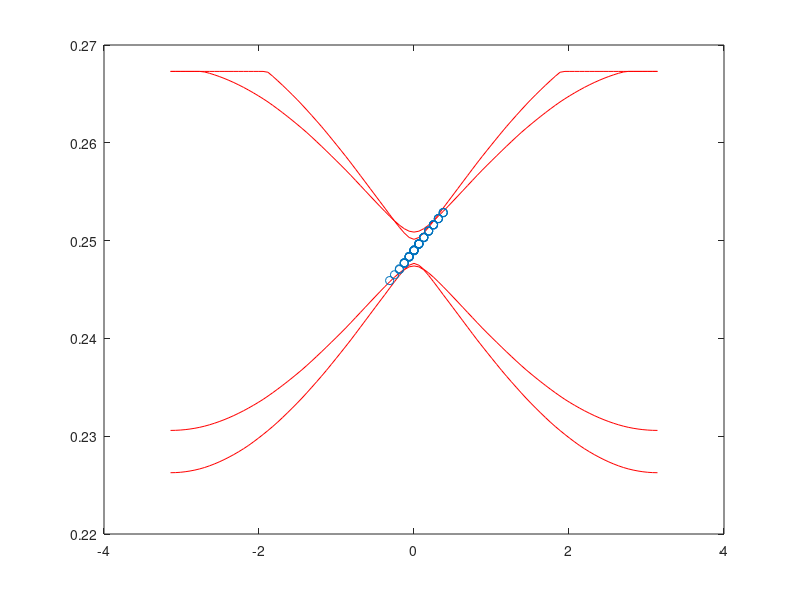

MATLAB code for this plot:
%%% Solve for the edge state of the analytical model
%%% of 1Dgrating trilayer 
%%% OCTAVE version

% Parameters 
v = 0.3283 
U = 0.0207 
omega0 = 0.2413+0.0053 
domega = -omega0*0.55*(0.764-0.8)
dv = -v*0.37*(0.764-0.8)

Delta = 0.2*U 
V1 = U 
V2 = U 

% The gap we calculate the edge state 
gap = 3 

% The array of genuine momemta 
Nk = 101 
k_array = linspace(-0.25,0.25,Nk); 

% The array of synthetic momenta 
Nq = 101
q_array = linspace(-0.5*2*pi,0.5*2*pi,Nq);

% Criterion for 0 
epsilon = 1e-4

% Number of E values 
NE = 501 

% Small incriment in band edge 
epsilonE = 1e-4

% Diagonal matrix of v 
Hv = diag([v,-v,v+dv,-v-dv,v,-v]);

% Array of obstructed bands (corresponding to the transmission spectrum)
allEmax = zeros(Nq,1);
allEmin = zeros(Nq,1);

% Array of bulk bands (closest bands)
bulk1 = zeros(Nq,1);
bulk2 = zeros(Nq,1);

% Initialize the array of edge state (k,E)
edge_state = [];

%%%%% ===================================================================================
%%%%% FUNCTION: Ha 
function Ha = H_a(q1,q2,domega,U1,U2,U3,V1,V2)
    Ha = [0,U1*exp(i*q1),V1,0,0,0;
          U1*exp(-i*q1),0,0,V1,0,0;
          V1,0,domega,U2,V2,0;
          0,V1,U2,domega,0,V2;
          0,0,V2,0,0,U3*exp(-i*q2);
          0,0,0,V2,U3*exp(i*q2),0];
end 

%%%%% ===================================================================================
%%%%% FUNCTION: Calculate the k-eigenvalues and k-eigenvectors for one side 
function [kvecs,kvals] = kPolyEig(E,q1,q2,domega,U,Delta,V1,V2,Hv)
    %%% The one-side bulk Hamiltonian 
    Ha = H_a(q1,q2,domega,U,U+Delta,U,V1,V2);

    %%% Solve the generalized eigenvalue problem A*x=k*B*x 
    % Method 1: Using the eig function
    %A = Ha-E*eye(6);
    %B = -Hv;  
    %[kvecs,kvals] = eig(A,B)

    % Method 2: Using the polyeig function 
    A0 = Ha-E*eye(6);
    A1 = Hv;
    [kvecs,kvals] = polyeig(A0,A1)

    %%% Move the arguments to the range 0 <= argument < 2*pi
    arg_array = zeros(6,1); 
    
    for j=1:6 
        arg_array(j) = arg(kvals(j));

        if (arg_array(j) < 0)
            arg_array(j) = arg_array(j)+2*pi;
        end % IF
    end % j-loop      

    %%% Rearrange kvecs and kvals in increasing order of argument
    [arg_list,ind] = sort(arg_array)
    kvals = kvals(ind) % ATTENTION! kvals is a 6x6 matrix if we use eig 
    kvecs = kvecs(:,ind);
    kvecs = kvecs./norm(kvecs,'Fro','cols'); % Frobenius norm summed over columns 
end 

%%%%% ===================================================================================
%%%%% Scan over the q_array 
for iq = 1:Nq 
    %%%%% The synthetic momneta 
    q1 = q_array(iq);
    q2 = -q1;

    %%% ==================================================================================
    %%% The left-hand side

    % The matrix Ha 
    Ha = H_a(q1,q2,domega,U,U+Delta,U,V1,V2); 

    % The array of left bands
    EL = zeros(Nk,6);

    % Scan over k_array and diagonalize the Hamiltonian 
    for ik = 1:Nk 
        % The genuine momentum 
        k = k_array(ik);

        % The Hamiltonian 
        H = Hv*k + Ha;

        % Diagonalize the Hamiltonian 
        [Vec,D] = eig(H);
        [eigval,ind] = sort(diag(D));
        eigval = real(eigval);
        Ds = D(ind,ind);
        eigvec = Vec(:,ind);

        % Save the eigenvalues to the array EL 
        EL(ik,:) = eigval;
    end  % ik-loop 

    %%% ==================================================================================
    %%% The right-hand side

    % The matrix Ha 
    Ha = H_a(q1,q2,domega,U,U-Delta,U,V1,V2); 

    % The arrays of right bands 
    ER = zeros(Nk,6);

    % Scan over k_array and diagonalize the Hamiltonian 
    for ik = 1:Nk 
        % The genuine momentum 
        k = k_array(ik);

        % The Hamiltonian 
        H = Hv*k + Ha;

        % Diagonalize the Hamiltonian 
        [Vec,D] = eig(H);
        [eigval,ind] = sort(diag(D));
        eigval = real(eigval);
        Ds = D(ind,ind);
        eigvec = Vec(:,ind);

        % Save the eigenvalues to the array ER 
        ER(ik,:) = eigval;
    end  % ik-loop

    %%%%% ==============================================================================
    %%% Calculate the obstructed bands 
    allEmax(iq) = max( min(EL(:,gap+1)), min(ER(:,gap+1)) );
    allEmin(iq) = min( max(EL(:,gap)), max(ER(:,gap))  );

    %%% Calculate the bulk bands 
    bulk1(iq) = min( min(EL(:,gap+1)), min(ER(:,gap+1)) ); 
    bulk2(iq) = max( max(EL(:,gap)), max(ER(:,gap)) );

    %%%%% ===============================================================================
    %%%%% Calculate the edge states at the synthetic momentum q 
    %%% Array of energy 
    E_array = linspace(bulk2(iq)+epsilonE,bulk1(iq)-epsilonE,NE);

    %%%%% Scan the energy array E_array 
    for iE = 1:NE 
        % The energy 
        E = E_array(iE); 

        % The matrix of eigenstates 
        W = zeros(6);

        %%% Left-hand Hamiltonian 
        printf("Left-hand Hamiltonian\n");
        [WL,kL] = kPolyEig(E,q1,q2,domega,U,Delta,V1,V2,Hv); 

        %%% Right-hand Hamiltonian
        printf("Right-hand Hamiltonian\n");
        [WR,kR] = kPolyEig(E,q1,q2,domega,U,-Delta,V1,V2,Hv); 

        %%% Combine WL and WR to the matrix of eigenstates 
        W(:,1:3) = WL(:,4:6);
        W(:,4:6) = -WR(:,1:3);

        %%% The determinant of W 
        S = abs(det(W))

        if (S < epsilon)
            edge_state = [edge_state;[q1,E]];
        end % IF 

    end 
end % iq-loop 

%%%%% ===================================================================================
%%%%% Plot the figure 
figure(1)
plot(q_array,allEmin+omega0,color='red'); hold on;
plot(q_array,allEmax+omega0,color='red');
plot(q_array,bulk1+omega0,color='red');
plot(q_array,bulk2+omega0,color='red');
scatter(edge_state(:,1),edge_state(:,2)+omega0);
hold off;
saveas(1,'transmission.png')